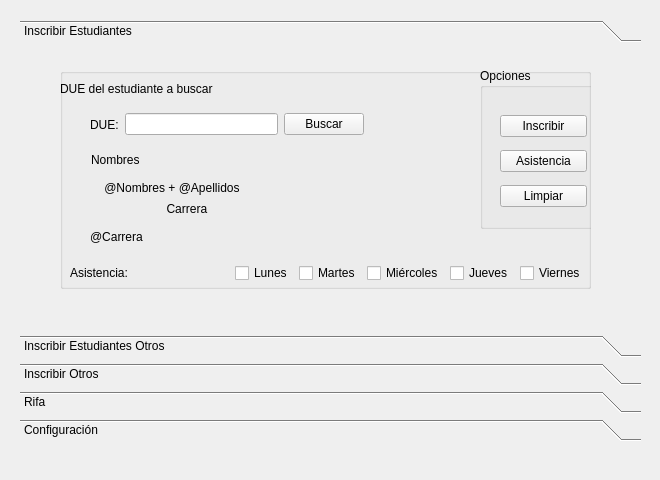
<?xml version="1.0" encoding="UTF-8"?>
<ui version="4.0">
 <class>Form</class>
 <widget class="QWidget" name="Form">
  <property name="geometry">
   <rect>
    <x>0</x>
    <y>0</y>
    <width>660</width>
    <height>480</height>
   </rect>
  </property>
  <property name="windowTitle">
   <string>Ingenieria Y Arquitectura</string>
  </property>
  <widget class="QToolBox" name="toolBox">
   <property name="geometry">
    <rect>
     <x>20</x>
     <y>20</y>
     <width>621</width>
     <height>421</height>
    </rect>
   </property>
   <property name="currentIndex">
    <number>0</number>
   </property>
   <widget class="QWidget" name="page_3">
    <property name="geometry">
     <rect>
      <x>0</x>
      <y>0</y>
      <width>621</width>
      <height>246</height>
     </rect>
    </property>
    <attribute name="label">
     <string>Inscribir Estudiantes</string>
    </attribute>
    <widget class="QGroupBox" name="groupBox">
     <property name="geometry">
      <rect>
       <x>40</x>
       <y>20</y>
       <width>531</width>
       <height>221</height>
      </rect>
     </property>
     <property name="title">
      <string/>
     </property>
     <widget class="QWidget" name="layoutWidget_2">
      <property name="geometry">
       <rect>
        <x>30</x>
        <y>40</y>
        <width>274</width>
        <height>33</height>
       </rect>
      </property>
      <layout class="QHBoxLayout" name="horizontalLayout">
       <item>
        <widget class="QLabel" name="label">
         <property name="text">
          <string>DUE:</string>
         </property>
        </widget>
       </item>
       <item>
        <widget class="QLineEdit" name="le_due">
         <property name="inputMask">
          <string>AA99999; </string>
         </property>
        </widget>
       </item>
       <item>
        <widget class="QPushButton" name="btn_buscar">
         <property name="text">
          <string>Buscar</string>
         </property>
        </widget>
       </item>
      </layout>
     </widget>
     <widget class="QLabel" name="label_19">
      <property name="geometry">
       <rect>
        <x>0</x>
        <y>10</y>
        <width>191</width>
        <height>21</height>
       </rect>
      </property>
      <property name="text">
       <string>DUE del estudiante a buscar</string>
      </property>
     </widget>
     <widget class="QGroupBox" name="groupBox_4">
      <property name="geometry">
       <rect>
        <x>420</x>
        <y>0</y>
        <width>120</width>
        <height>161</height>
       </rect>
      </property>
      <property name="title">
       <string>Opciones</string>
      </property>
      <widget class="QWidget" name="">
       <property name="geometry">
        <rect>
         <x>20</x>
         <y>40</y>
         <width>87</width>
         <height>107</height>
        </rect>
       </property>
       <layout class="QVBoxLayout" name="verticalLayout_11">
        <item>
         <widget class="QPushButton" name="btn_inscribir">
          <property name="enabled">
           <bool>true</bool>
          </property>
          <property name="text">
           <string>Inscribir</string>
          </property>
         </widget>
        </item>
        <item>
         <widget class="QPushButton" name="btn_asist">
          <property name="enabled">
           <bool>true</bool>
          </property>
          <property name="text">
           <string>Asistencia</string>
          </property>
         </widget>
        </item>
        <item>
         <widget class="QPushButton" name="btn_clear">
          <property name="enabled">
           <bool>true</bool>
          </property>
          <property name="text">
           <string>Limpiar</string>
          </property>
         </widget>
        </item>
       </layout>
      </widget>
     </widget>
     <widget class="QWidget" name="">
      <property name="geometry">
       <rect>
        <x>31</x>
        <y>81</y>
        <width>283</width>
        <height>50</height>
       </rect>
      </property>
      <layout class="QVBoxLayout" name="verticalLayout_9">
       <item>
        <widget class="QLabel" name="label_2">
         <property name="text">
          <string>Nombres</string>
         </property>
        </widget>
       </item>
       <item>
        <widget class="QLabel" name="lbl_nombre">
         <property name="text">
          <string>    @Nombres + @Apellidos</string>
         </property>
        </widget>
       </item>
      </layout>
     </widget>
     <widget class="QWidget" name="">
      <property name="geometry">
       <rect>
        <x>30</x>
        <y>130</y>
        <width>351</width>
        <height>50</height>
       </rect>
      </property>
      <layout class="QVBoxLayout" name="verticalLayout_10">
       <item>
        <widget class="QLabel" name="label_3">
         <property name="text">
          <string>                       Carrera</string>
         </property>
        </widget>
       </item>
       <item>
        <widget class="QLabel" name="lbl_carrera">
         <property name="text">
          <string>@Carrera               </string>
         </property>
        </widget>
       </item>
      </layout>
     </widget>
    </widget>
    <widget class="QWidget" name="">
     <property name="geometry">
      <rect>
       <x>50</x>
       <y>210</y>
       <width>516</width>
       <height>30</height>
      </rect>
     </property>
     <layout class="QHBoxLayout" name="horizontalLayout_16">
      <item>
       <widget class="QLabel" name="label_23">
        <property name="text">
         <string>Asistencia:</string>
        </property>
       </widget>
      </item>
      <item>
       <layout class="QHBoxLayout" name="horizontalLayout_15">
        <item>
         <widget class="QCheckBox" name="chk_lun">
          <property name="text">
           <string>Lunes</string>
          </property>
         </widget>
        </item>
        <item>
         <widget class="QCheckBox" name="chk_mar">
          <property name="text">
           <string>Martes</string>
          </property>
         </widget>
        </item>
        <item>
         <widget class="QCheckBox" name="chk_mier">
          <property name="text">
           <string>Miércoles</string>
          </property>
         </widget>
        </item>
        <item>
         <widget class="QCheckBox" name="chk_jue">
          <property name="text">
           <string>Jueves</string>
          </property>
         </widget>
        </item>
        <item>
         <widget class="QCheckBox" name="chk_vier">
          <property name="text">
           <string>Viernes</string>
          </property>
         </widget>
        </item>
       </layout>
      </item>
     </layout>
    </widget>
   </widget>
   <widget class="QWidget" name="page">
    <property name="geometry">
     <rect>
      <x>0</x>
      <y>0</y>
      <width>621</width>
      <height>246</height>
     </rect>
    </property>
    <attribute name="label">
     <string>Inscribir Estudiantes Otros</string>
    </attribute>
    <widget class="QGroupBox" name="groupBox_2">
     <property name="geometry">
      <rect>
       <x>20</x>
       <y>-10</y>
       <width>571</width>
       <height>261</height>
      </rect>
     </property>
     <property name="inputMethodHints">
      <set>Qt::ImhNone</set>
     </property>
     <property name="title">
      <string/>
     </property>
     <widget class="QLabel" name="label_21">
      <property name="geometry">
       <rect>
        <x>0</x>
        <y>10</y>
        <width>371</width>
        <height>31</height>
       </rect>
      </property>
      <property name="text">
       <string>Información del Estudiante:</string>
      </property>
     </widget>
     <widget class="QLabel" name="label_14">
      <property name="geometry">
       <rect>
        <x>23</x>
        <y>161</y>
        <width>91</width>
        <height>21</height>
       </rect>
      </property>
      <property name="text">
       <string>       Carrera:</string>
      </property>
     </widget>
     <widget class="QComboBox" name="cmb_carrera_2">
      <property name="geometry">
       <rect>
        <x>114</x>
        <y>161</y>
        <width>281</width>
        <height>31</height>
       </rect>
      </property>
     </widget>
     <widget class="QWidget" name="layoutWidget_11">
      <property name="geometry">
       <rect>
        <x>20</x>
        <y>210</y>
        <width>516</width>
        <height>30</height>
       </rect>
      </property>
      <layout class="QHBoxLayout" name="horizontalLayout_17">
       <item>
        <widget class="QLabel" name="label_24">
         <property name="text">
          <string>Asistencia:</string>
         </property>
        </widget>
       </item>
       <item>
        <layout class="QHBoxLayout" name="horizontalLayout_18">
         <item>
          <widget class="QCheckBox" name="chk_lun_2">
           <property name="text">
            <string>Lunes</string>
           </property>
          </widget>
         </item>
         <item>
          <widget class="QCheckBox" name="chk_mar_2">
           <property name="text">
            <string>Martes</string>
           </property>
          </widget>
         </item>
         <item>
          <widget class="QCheckBox" name="chk_mier_2">
           <property name="text">
            <string>Miércoles</string>
           </property>
          </widget>
         </item>
         <item>
          <widget class="QCheckBox" name="chk_jue_2">
           <property name="text">
            <string>Jueves</string>
           </property>
          </widget>
         </item>
         <item>
          <widget class="QCheckBox" name="chk_vier_2">
           <property name="text">
            <string>Viernes</string>
           </property>
          </widget>
         </item>
        </layout>
       </item>
      </layout>
     </widget>
     <widget class="QGroupBox" name="groupBox_5">
      <property name="geometry">
       <rect>
        <x>440</x>
        <y>30</y>
        <width>120</width>
        <height>161</height>
       </rect>
      </property>
      <property name="title">
       <string>Opciones</string>
      </property>
      <widget class="QPushButton" name="btn_inscribir_2">
       <property name="enabled">
        <bool>true</bool>
       </property>
       <property name="geometry">
        <rect>
         <x>10</x>
         <y>50</y>
         <width>95</width>
         <height>31</height>
        </rect>
       </property>
       <property name="text">
        <string>Inscribir</string>
       </property>
      </widget>
      <widget class="QPushButton" name="btn_asist_2">
       <property name="enabled">
        <bool>true</bool>
       </property>
       <property name="geometry">
        <rect>
         <x>10</x>
         <y>100</y>
         <width>95</width>
         <height>31</height>
        </rect>
       </property>
       <property name="text">
        <string>Asistencia</string>
       </property>
      </widget>
     </widget>
     <widget class="QWidget" name="">
      <property name="geometry">
       <rect>
        <x>20</x>
        <y>40</y>
        <width>381</width>
        <height>115</height>
       </rect>
      </property>
      <layout class="QVBoxLayout" name="verticalLayout_2">
       <item>
        <layout class="QHBoxLayout" name="horizontalLayout_4">
         <item>
          <widget class="QLabel" name="label_6">
           <property name="text">
            <string>          Carnet:</string>
           </property>
          </widget>
         </item>
         <item>
          <widget class="QLineEdit" name="le_carnet">
           <property name="inputMask">
            <string>AA99999; </string>
           </property>
          </widget>
         </item>
         <item>
          <widget class="QPushButton" name="btn_buscar_2">
           <property name="text">
            <string>Buscar</string>
           </property>
          </widget>
         </item>
        </layout>
       </item>
       <item>
        <layout class="QVBoxLayout" name="verticalLayout">
         <item>
          <layout class="QHBoxLayout" name="horizontalLayout_5">
           <item>
            <widget class="QLabel" name="label_11">
             <property name="text">
              <string>        Nombre:</string>
             </property>
            </widget>
           </item>
           <item>
            <widget class="QLineEdit" name="le_nombre">
             <property name="enabled">
              <bool>true</bool>
             </property>
            </widget>
           </item>
          </layout>
         </item>
         <item>
          <layout class="QHBoxLayout" name="horizontalLayout_11">
           <item>
            <widget class="QLabel" name="label_12">
             <property name="text">
              <string>     Apellidos:</string>
             </property>
            </widget>
           </item>
           <item>
            <widget class="QLineEdit" name="le_apellido">
             <property name="enabled">
              <bool>true</bool>
             </property>
            </widget>
           </item>
          </layout>
         </item>
        </layout>
       </item>
      </layout>
     </widget>
    </widget>
   </widget>
   <widget class="QWidget" name="page_4">
    <property name="geometry">
     <rect>
      <x>0</x>
      <y>0</y>
      <width>621</width>
      <height>246</height>
     </rect>
    </property>
    <attribute name="label">
     <string>Inscribir Otros</string>
    </attribute>
    <widget class="QLabel" name="label_18">
     <property name="geometry">
      <rect>
       <x>370</x>
       <y>240</y>
       <width>141</width>
       <height>31</height>
      </rect>
     </property>
     <property name="text">
      <string>Total Días Asistidos:</string>
     </property>
    </widget>
    <widget class="QLabel" name="lbl_diastotal">
     <property name="geometry">
      <rect>
       <x>530</x>
       <y>240</y>
       <width>61</width>
       <height>31</height>
      </rect>
     </property>
     <property name="text">
      <string>@Total</string>
     </property>
    </widget>
    <widget class="QGroupBox" name="groupBox_6">
     <property name="geometry">
      <rect>
       <x>20</x>
       <y>0</y>
       <width>571</width>
       <height>261</height>
      </rect>
     </property>
     <property name="inputMethodHints">
      <set>Qt::ImhNone</set>
     </property>
     <property name="title">
      <string/>
     </property>
     <widget class="QLabel" name="label_25">
      <property name="geometry">
       <rect>
        <x>0</x>
        <y>10</y>
        <width>371</width>
        <height>31</height>
       </rect>
      </property>
      <property name="text">
       <string>Información del Participante:</string>
      </property>
     </widget>
     <widget class="QWidget" name="layoutWidget_12">
      <property name="geometry">
       <rect>
        <x>20</x>
        <y>210</y>
        <width>516</width>
        <height>30</height>
       </rect>
      </property>
      <layout class="QHBoxLayout" name="horizontalLayout_19">
       <item>
        <widget class="QLabel" name="label_26">
         <property name="text">
          <string>Asistencia:</string>
         </property>
        </widget>
       </item>
       <item>
        <layout class="QHBoxLayout" name="horizontalLayout_20">
         <item>
          <widget class="QCheckBox" name="chk_lun_3">
           <property name="text">
            <string>Lunes</string>
           </property>
          </widget>
         </item>
         <item>
          <widget class="QCheckBox" name="chk_mar_3">
           <property name="text">
            <string>Martes</string>
           </property>
          </widget>
         </item>
         <item>
          <widget class="QCheckBox" name="chk_mier_3">
           <property name="text">
            <string>Miércoles</string>
           </property>
          </widget>
         </item>
         <item>
          <widget class="QCheckBox" name="chk_jue_3">
           <property name="text">
            <string>Jueves</string>
           </property>
          </widget>
         </item>
         <item>
          <widget class="QCheckBox" name="chk_vier_3">
           <property name="text">
            <string>Viernes</string>
           </property>
          </widget>
         </item>
        </layout>
       </item>
      </layout>
     </widget>
     <widget class="QGroupBox" name="groupBox_7">
      <property name="geometry">
       <rect>
        <x>440</x>
        <y>30</y>
        <width>120</width>
        <height>161</height>
       </rect>
      </property>
      <property name="title">
       <string>Opciones</string>
      </property>
      <widget class="QPushButton" name="btn_inscribir_3">
       <property name="enabled">
        <bool>true</bool>
       </property>
       <property name="geometry">
        <rect>
         <x>10</x>
         <y>50</y>
         <width>95</width>
         <height>31</height>
        </rect>
       </property>
       <property name="text">
        <string>Inscribir</string>
       </property>
      </widget>
      <widget class="QPushButton" name="btn_asist_3">
       <property name="enabled">
        <bool>true</bool>
       </property>
       <property name="geometry">
        <rect>
         <x>10</x>
         <y>100</y>
         <width>95</width>
         <height>31</height>
        </rect>
       </property>
       <property name="text">
        <string>Asistencia</string>
       </property>
      </widget>
     </widget>
     <widget class="QWidget" name="layoutWidget_7">
      <property name="geometry">
       <rect>
        <x>20</x>
        <y>40</y>
        <width>381</width>
        <height>115</height>
       </rect>
      </property>
      <layout class="QVBoxLayout" name="verticalLayout_3">
       <item>
        <layout class="QHBoxLayout" name="horizontalLayout_7">
         <item>
          <widget class="QLabel" name="label_9">
           <property name="text">
            <string>          Código:</string>
           </property>
          </widget>
         </item>
         <item>
          <widget class="QLineEdit" name="le_carnet_2">
           <property name="inputMask">
            <string>AA99999; </string>
           </property>
          </widget>
         </item>
         <item>
          <widget class="QPushButton" name="btn_buscar_3">
           <property name="text">
            <string>Buscar</string>
           </property>
          </widget>
         </item>
        </layout>
       </item>
       <item>
        <layout class="QVBoxLayout" name="verticalLayout_4">
         <item>
          <layout class="QHBoxLayout" name="horizontalLayout_8">
           <item>
            <widget class="QLabel" name="label_13">
             <property name="text">
              <string>        Nombre:</string>
             </property>
            </widget>
           </item>
           <item>
            <widget class="QLineEdit" name="le_nombre_2">
             <property name="enabled">
              <bool>true</bool>
             </property>
            </widget>
           </item>
          </layout>
         </item>
         <item>
          <layout class="QHBoxLayout" name="horizontalLayout_21">
           <item>
            <widget class="QLabel" name="label_17">
             <property name="text">
              <string>     Apellidos:</string>
             </property>
            </widget>
           </item>
           <item>
            <widget class="QLineEdit" name="le_apellido_2">
             <property name="enabled">
              <bool>true</bool>
             </property>
            </widget>
           </item>
          </layout>
         </item>
        </layout>
       </item>
      </layout>
     </widget>
    </widget>
   </widget>
   <widget class="QWidget" name="page_2">
    <property name="geometry">
     <rect>
      <x>0</x>
      <y>0</y>
      <width>621</width>
      <height>246</height>
     </rect>
    </property>
    <attribute name="label">
     <string>Rifa</string>
    </attribute>
    <widget class="QWidget" name="widget" native="true">
     <property name="geometry">
      <rect>
       <x>40</x>
       <y>20</y>
       <width>551</width>
       <height>211</height>
      </rect>
     </property>
     <widget class="QWidget" name="">
      <property name="geometry">
       <rect>
        <x>80</x>
        <y>30</y>
        <width>361</width>
        <height>62</height>
       </rect>
      </property>
      <layout class="QVBoxLayout" name="verticalLayout_7">
       <item>
        <widget class="QLabel" name="label_10">
         <property name="text">
          <string>Carrera según día:</string>
         </property>
        </widget>
       </item>
       <item>
        <layout class="QHBoxLayout" name="horizontalLayout_9">
         <item>
          <widget class="QComboBox" name="cmb_carrera"/>
         </item>
         <item>
          <widget class="QPushButton" name="btn_rifa">
           <property name="text">
            <string>Iniciar Rifa</string>
           </property>
          </widget>
         </item>
        </layout>
       </item>
      </layout>
     </widget>
     <widget class="QWidget" name="">
      <property name="geometry">
       <rect>
        <x>60</x>
        <y>110</y>
        <width>395</width>
        <height>52</height>
       </rect>
      </property>
      <layout class="QHBoxLayout" name="horizontalLayout_2">
       <item>
        <layout class="QVBoxLayout" name="verticalLayout_5">
         <item>
          <widget class="QLabel" name="label_7">
           <property name="text">
            <string>Ganador:</string>
           </property>
          </widget>
         </item>
         <item>
          <widget class="QLabel" name="lbl_ganador">
           <property name="text">
            <string>@Nombre + @Apellido                                      </string>
           </property>
          </widget>
         </item>
        </layout>
       </item>
       <item>
        <layout class="QVBoxLayout" name="verticalLayout_6">
         <item>
          <widget class="QLabel" name="label_8">
           <property name="text">
            <string>DUE</string>
           </property>
          </widget>
         </item>
         <item>
          <widget class="QLabel" name="lbl_codigo">
           <property name="text">
            <string>@DUE        </string>
           </property>
          </widget>
         </item>
        </layout>
       </item>
      </layout>
     </widget>
    </widget>
   </widget>
   <widget class="QWidget" name="page_5">
    <property name="geometry">
     <rect>
      <x>0</x>
      <y>0</y>
      <width>621</width>
      <height>246</height>
     </rect>
    </property>
    <attribute name="label">
     <string>Configuración</string>
    </attribute>
    <widget class="QGroupBox" name="groupBox_3">
     <property name="geometry">
      <rect>
       <x>50</x>
       <y>10</y>
       <width>521</width>
       <height>211</height>
      </rect>
     </property>
     <property name="inputMethodHints">
      <set>Qt::ImhNone</set>
     </property>
     <property name="title">
      <string/>
     </property>
     <widget class="QGroupBox" name="groupBox_8">
      <property name="geometry">
       <rect>
        <x>330</x>
        <y>30</y>
        <width>181</width>
        <height>101</height>
       </rect>
      </property>
      <property name="title">
       <string>Opciones</string>
      </property>
      <widget class="QPushButton" name="btn_cambiar">
       <property name="geometry">
        <rect>
         <x>10</x>
         <y>40</y>
         <width>151</width>
         <height>31</height>
        </rect>
       </property>
       <property name="text">
        <string>Cambiar Configuración</string>
       </property>
      </widget>
     </widget>
     <widget class="QWidget" name="">
      <property name="geometry">
       <rect>
        <x>20</x>
        <y>10</y>
        <width>255</width>
        <height>152</height>
       </rect>
      </property>
      <layout class="QVBoxLayout" name="verticalLayout_8">
       <item>
        <layout class="QHBoxLayout" name="horizontalLayout_6">
         <item>
          <widget class="QLabel" name="label_4">
           <property name="text">
            <string>Direccion IPv4:</string>
           </property>
          </widget>
         </item>
         <item>
          <widget class="QLineEdit" name="le_ip">
           <property name="inputMask">
            <string>999.999.999.999; </string>
           </property>
           <property name="text">
            <string>127.0.0.0</string>
           </property>
          </widget>
         </item>
        </layout>
       </item>
       <item>
        <layout class="QHBoxLayout" name="horizontalLayout_12">
         <item>
          <widget class="QLabel" name="label_5">
           <property name="text">
            <string>            Puerto:</string>
           </property>
          </widget>
         </item>
         <item>
          <widget class="QLineEdit" name="le_port">
           <property name="inputMethodHints">
            <set>Qt::ImhFormattedNumbersOnly</set>
           </property>
           <property name="inputMask">
            <string>99999; </string>
           </property>
           <property name="text">
            <string>27017</string>
           </property>
          </widget>
         </item>
        </layout>
       </item>
       <item>
        <layout class="QHBoxLayout" name="horizontalLayout_13">
         <item>
          <widget class="QLabel" name="label_15">
           <property name="text">
            <string>           Usuario:</string>
           </property>
          </widget>
         </item>
         <item>
          <widget class="QLineEdit" name="le_user">
           <property name="text">
            <string/>
           </property>
          </widget>
         </item>
        </layout>
       </item>
       <item>
        <layout class="QHBoxLayout" name="horizontalLayout_14">
         <item>
          <widget class="QLabel" name="label_22">
           <property name="text">
            <string>    Contraseña:</string>
           </property>
          </widget>
         </item>
         <item>
          <widget class="QLineEdit" name="le_pass">
           <property name="inputMethodHints">
            <set>Qt::ImhNone</set>
           </property>
           <property name="text">
            <string/>
           </property>
          </widget>
         </item>
        </layout>
       </item>
      </layout>
     </widget>
    </widget>
   </widget>
  </widget>
 </widget>
 <tabstops>
  <tabstop>le_due</tabstop>
  <tabstop>btn_buscar</tabstop>
  <tabstop>btn_inscribir</tabstop>
  <tabstop>chk_lun</tabstop>
  <tabstop>chk_mar</tabstop>
  <tabstop>chk_mier</tabstop>
  <tabstop>chk_jue</tabstop>
  <tabstop>chk_vier</tabstop>
  <tabstop>btn_asist</tabstop>
  <tabstop>le_carnet</tabstop>
  <tabstop>btn_buscar_2</tabstop>
  <tabstop>le_nombre</tabstop>
  <tabstop>le_apellido</tabstop>
  <tabstop>cmb_carrera_2</tabstop>
  <tabstop>btn_inscribir_2</tabstop>
  <tabstop>chk_lun_2</tabstop>
  <tabstop>chk_mar_2</tabstop>
  <tabstop>chk_mier_2</tabstop>
  <tabstop>chk_jue_2</tabstop>
  <tabstop>chk_vier_2</tabstop>
  <tabstop>btn_asist_2</tabstop>
  <tabstop>le_carnet_2</tabstop>
  <tabstop>btn_buscar_3</tabstop>
  <tabstop>le_nombre_2</tabstop>
  <tabstop>le_apellido_2</tabstop>
  <tabstop>btn_inscribir_3</tabstop>
  <tabstop>chk_lun_3</tabstop>
  <tabstop>chk_mar_3</tabstop>
  <tabstop>chk_mier_3</tabstop>
  <tabstop>chk_jue_3</tabstop>
  <tabstop>chk_vier_3</tabstop>
  <tabstop>btn_asist_3</tabstop>
  <tabstop>cmb_carrera</tabstop>
  <tabstop>btn_rifa</tabstop>
  <tabstop>le_ip</tabstop>
  <tabstop>le_port</tabstop>
  <tabstop>le_user</tabstop>
  <tabstop>le_pass</tabstop>
  <tabstop>btn_cambiar</tabstop>
 </tabstops>
 <resources/>
 <connections>
  <connection>
   <sender>le_due</sender>
   <signal>returnPressed()</signal>
   <receiver>btn_buscar</receiver>
   <slot>click()</slot>
   <hints>
    <hint type="sourcelabel">
     <x>255</x>
     <y>146</y>
    </hint>
    <hint type="destinationlabel">
     <x>362</x>
     <y>146</y>
    </hint>
   </hints>
  </connection>
  <connection>
   <sender>le_carnet</sender>
   <signal>returnPressed()</signal>
   <receiver>le_nombre</receiver>
   <slot>setFocus()</slot>
   <hints>
    <hint type="sourcelabel">
     <x>347</x>
     <y>152</y>
    </hint>
    <hint type="destinationlabel">
     <x>400</x>
     <y>192</y>
    </hint>
   </hints>
  </connection>
  <connection>
   <sender>le_nombre</sender>
   <signal>returnPressed()</signal>
   <receiver>le_apellido</receiver>
   <slot>setFocus()</slot>
   <hints>
    <hint type="sourcelabel">
     <x>337</x>
     <y>192</y>
    </hint>
    <hint type="destinationlabel">
     <x>336</x>
     <y>231</y>
    </hint>
   </hints>
  </connection>
  <connection>
   <sender>le_apellido</sender>
   <signal>returnPressed()</signal>
   <receiver>cmb_carrera_2</receiver>
   <slot>setFocus()</slot>
   <hints>
    <hint type="sourcelabel">
     <x>437</x>
     <y>231</y>
    </hint>
    <hint type="destinationlabel">
     <x>347</x>
     <y>271</y>
    </hint>
   </hints>
  </connection>
  <connection>
   <sender>le_ip</sender>
   <signal>returnPressed()</signal>
   <receiver>le_port</receiver>
   <slot>setFocus()</slot>
   <hints>
    <hint type="sourcelabel">
     <x>276</x>
     <y>230</y>
    </hint>
    <hint type="destinationlabel">
     <x>288</x>
     <y>275</y>
    </hint>
   </hints>
  </connection>
  <connection>
   <sender>le_port</sender>
   <signal>returnPressed()</signal>
   <receiver>le_user</receiver>
   <slot>setFocus()</slot>
   <hints>
    <hint type="sourcelabel">
     <x>265</x>
     <y>280</y>
    </hint>
    <hint type="destinationlabel">
     <x>308</x>
     <y>325</y>
    </hint>
   </hints>
  </connection>
  <connection>
   <sender>le_user</sender>
   <signal>returnPressed()</signal>
   <receiver>le_pass</receiver>
   <slot>setFocus()</slot>
   <hints>
    <hint type="sourcelabel">
     <x>342</x>
     <y>325</y>
    </hint>
    <hint type="destinationlabel">
     <x>342</x>
     <y>364</y>
    </hint>
   </hints>
  </connection>
  <connection>
   <sender>le_pass</sender>
   <signal>returnPressed()</signal>
   <receiver>btn_cambiar</receiver>
   <slot>click()</slot>
   <hints>
    <hint type="sourcelabel">
     <x>342</x>
     <y>364</y>
    </hint>
    <hint type="destinationlabel">
     <x>476</x>
     <y>305</y>
    </hint>
   </hints>
  </connection>
  <connection>
   <sender>btn_clear</sender>
   <signal>clicked()</signal>
   <receiver>le_due</receiver>
   <slot>clear()</slot>
   <hints>
    <hint type="sourcelabel">
     <x>545</x>
     <y>215</y>
    </hint>
    <hint type="destinationlabel">
     <x>235</x>
     <y>125</y>
    </hint>
   </hints>
  </connection>
 </connections>
</ui>
